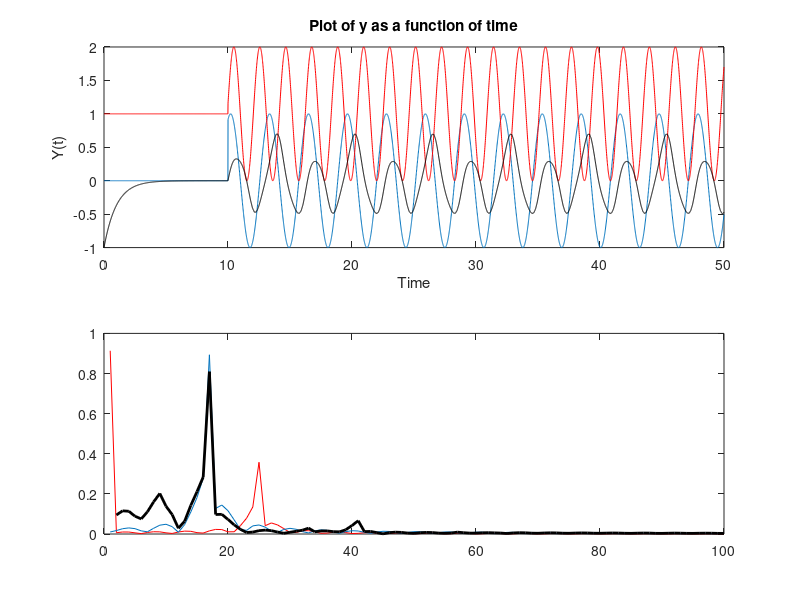

This chart was generated by the following MATLAB code:
function tstNorm()


t0 = 0;
g0 = 1;
tf = 50;
tSteps = tf*100;
C = 1;

gt = linspace(t0,tf,tSteps); 
at = linspace(t0,tf,tSteps); 
a = 1*sin(2*at); % Generate a(t)
g = .5*(0*a+2*sin(3*gt+pi/2)); % Generate g(t)

%a = circshift(a,[0  -100]);
%g = circshift(g,[0 -100]);
%a=(.8*(.5*a+.3*sin(3*gt))); % Generate g(t)


a(1:1000) = 0;%.1*sin(100*at(1:1000)+pi*randn);
g(1:1000) = 0;%.1*sin(100*at(1:1000)+pi*randn);
% a(1:1000) = .1*sin(100*at(1:1000)+pi*randn);
% g(1:1000) = .1*sin(100*at(1:1000)+pi*randn);
% a = a+.1*randn(size(a));
% g = g+.1*randn(size(g));

g = g0*(1+g);

% a(1001:end) = 1;
% g(1001:end) = .5;


Tspan = [t0 tf]; % Solve from t=1 to t=5
IC = -1; % y(t=0) = 1
[T Y] = ode45(@(t,y) myode(t,y,gt,g,at,a),Tspan,IC); % Solve ODE

Y = interp1(T,Y,gt);


clf
subplot(2,1,1)
%plot(at,a./norm(a))
plot(at,a)
hold on;
%plot(gt,g./(norm(a)),'r')
plot(gt,g,'r')

%plot(gt, (Y-mean(Y))./norm(Y-mean(Y)),'k');
plot(gt, Y,'k');

title('Plot of y as a function of time');
xlabel('Time'); ylabel('Y(t)');


subplot(2,1,2)

ftg =abs(fft(g));
fta =abs(fft(a));
fty =abs(fft((Y)));

plot(ftg(1:100)./norm(ftg(1:100)),'r');
hold on;
plot(fta(1:100)./norm(fta(1:100)));

plot(2:100,fty(2:100)./norm(fty(2:100)),'k','linewidth',2);




function dydt = myode(t,y,gt,g,at,a)
g = interp1(gt,g,t); % Interpolate the data set (ft,f) at time t
a = interp1(at,a,t); % Interpolate the data set (gt,g) at time t
dydt = (a - g.*y)/C ; % Evalute ODE at time t
end

end
